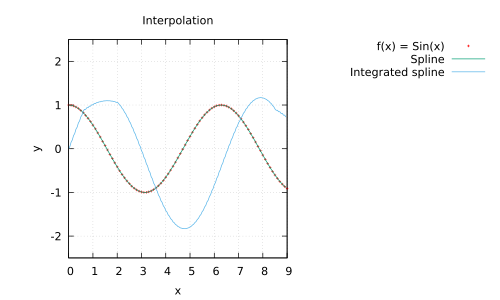

Source code (gnuplot):
set terminal pdf
set title "Interpolation"
set xlabel "x"
set ylabel "y"
set grid
set key outside

set xrange [0:9]
set yrange [-2.5:2.5]
set size square 1.0,1.0

set linetype 1 lc rgb "red"
set pointsize 0.3


plot "Data.txt" using 1:2 title "f(x) = Sin(x)",\
"Interp.txt" using 1:2 with lines title "Spline",\
"Interp.txt" using 1:3 with lines title "Integrated spline"
pause -1
